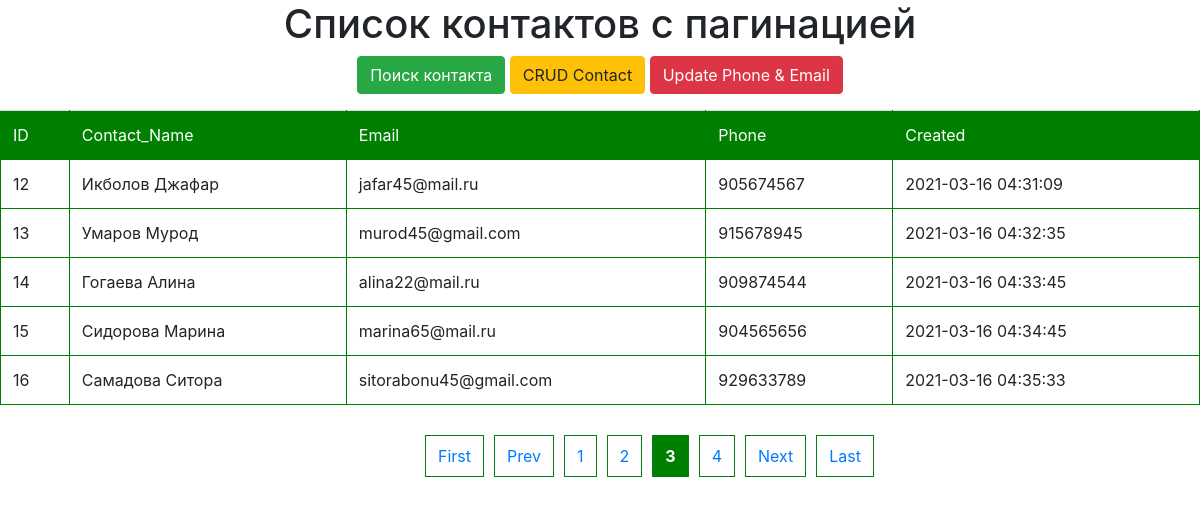
/?page=3, run on the app's committed database.
### tables this page shows
CREATE TABLE `contacts` (
  `id` int(11) NOT NULL,
  `c_name` varchar(127) NOT NULL,
  `picture` varchar(127) NOT NULL,
  `email` varchar(127) NOT NULL,
  `phone` varchar(127) NOT NULL,
  `created` datetime NOT NULL,
  `updated` datetime NOT NULL
);

### index.php (the view, shortened to what this page needs)
<?php
    $connect = mysqli_connect('localhost','root','','contact');
?>
<!DOCTYPE html>
<html lang="en">
<head>
    <link rel="stylesheet" href="styles/style.css">
    <link rel="stylesheet" href="styles/bootstrap.css">
</head>
<body>
    <h1 align="center">Список контактов с пагинацией</h1>
      <p align="center">
         <a href="search.php" class="btn btn-success">Поиск контакта</a>
         <a href="create_contact.php" class="btn btn-warning">CRUD Contact</a>
         <a href="create_contact_tel_email.php" class="btn btn-danger">Update Phone & Email</a>
      </p>
        <table class="table">
           <tr class="or">
                <td> ID </td>
                <td> Contact_Name </td>
                <td>Email </td>
                <td>Phone </td>
                <td>Created </td>
          </tr>
          <tr>
                <?php
                if (isset($_GET['page'])) {
                    $page = $_GET['page'];
                }
                else{
                    $page = 1;
                }
                if ($page == '' ||  $page == 1) {
                    $page1 = 0;
                }
                else{
                    $page1 = ($page*5)-5;
                }
                $sql = 'SELECT * FROM `contacts` ORDER BY id ASC LIMIT ' .$page1. ', 5 ';
                $data = $connect->query($sql);
                while($row = $data->fetch_assoc()){
                ?>
                    <td> <?php echo $row['id'] ?> </td>
                    <td> <?php echo $row['c_name'] ?> </td>
                    <td> <?php echo $row['email'] ?> </td>
                    <td> <?php echo $row['phone'] ?> </td>
                    <td> <?php echo $row['created'] ?> </td>
            </tr>
            <?php
                }
            ?>
        </table>
        <?php
         $sql = 'SELECT * FROM `contacts`';
         $data = $connect->query($sql);
         $records = $data->num_rows;
         $records_pages =  $records/5;
         $records_pages = ceil($records_pages);
         $prev = $page-1;
         $next = $page+1;
             echo '<div class="pagination">';
             if ($page >= 2) {
                echo '<li><a href="?page=1">First</a></li>';
             }
             if ($prev >= 1) {
                echo '<li><a href="?page='.$prev.'">Prev</a></li>';
             }
             if($records_pages >=2){
             for($r=1; $r <= $records_pages; $r++){
                 $active = $r == $page ? 'class="active"' : '';
                 echo '<li><a href="?page='.$r.'" '.$active.'>'.$r.'</a></li>';
               }
             }
             if ($next <= $records_pages && $records_pages >= 2) {
            echo '<li><a href="?page='.$next.'">Next</a></li>';
             }
             if($page != $records_pages && $records_pages >=2){
            echo '<li><a href="?page='.$records_pages.'">Last</a></li>';
              }
         echo '</div>';
        ?>
</body>
</html>

### styles/style.css (style rules this page uses)
h1 { text-align:center; }
div { margin-left:35%; }
.pagination { margin-top:30px; }
.pagination li { display:inline-block; margin: 0 5px; }
.pagination li a { display:inline-block; padding: 8px 12px; border:1px solid rgb(8, 122, 23); }
.pagination li a.active { font-weight:bold; background:green; color: #FFF; }
.or:first-child { background-color: green; color: #FFF; }
table, tr, td, thead { border: 1px solid green; border-collapse: collapse; padding: 5px; }

### data on the page
contacts: id "12", c_name "Икболов Джафар", email "jafar45@mail.ru", phone "905674567", created "2021-03-16 04:31:09"
contacts: id "13", c_name "Умаров Мурод", email "murod45@gmail.com", phone "915678945", created "2021-03-16 04:32:35"
contacts: id "14", c_name "Гогаева Алина", email "alina22@mail.ru", phone "909874544", created "2021-03-16 04:33:45"
contacts: id "15", c_name "Сидорова Марина", email "marina65@mail.ru", phone "904565656", created "2021-03-16 04:34:45"
contacts: id "16", c_name "Самадова Ситора", email "sitorabonu45@gmail.com", phone "929633789", created "2021-03-16 04:35:33"
